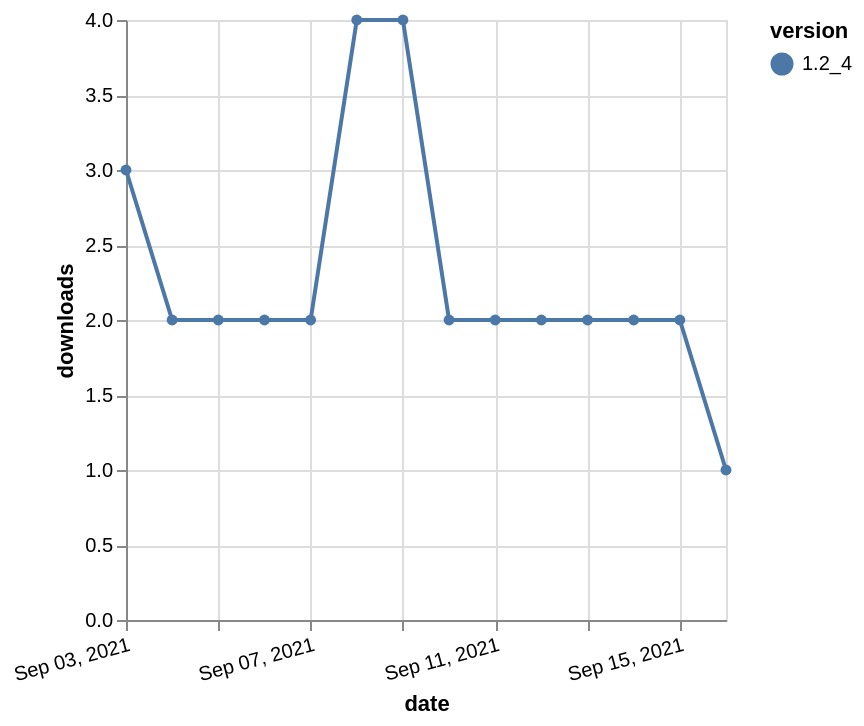

Express this chart as Vega-Lite.
### Vega-Lite specification from a JSON file in a GitHub repository (floating-point values rounded to 4 significant figures)
{"$schema": "https://vega.github.io/schema/vega-lite/v5.json", "description": "A simple bar chart with embedded data.", "data": {"values": [{"date": "2021-09-03", "total": 3132, "delta": 3, "version": "1.2_4"}, {"date": "2021-09-04", "total": 3134, "delta": 2, "version": "1.2_4"}, {"date": "2021-09-05", "total": 3136, "delta": 2, "version": "1.2_4"}, {"date": "2021-09-06", "total": 3138, "delta": 2, "version": "1.2_4"}, {"date": "2021-09-07", "total": 3140, "delta": 2, "version": "1.2_4"}, {"date": "2021-09-08", "total": 3144, "delta": 4, "version": "1.2_4"}, {"date": "2021-09-09", "total": 3148, "delta": 4, "version": "1.2_4"}, {"date": "2021-09-10", "total": 3150, "delta": 2, "version": "1.2_4"}, {"date": "2021-09-11", "total": 3152, "delta": 2, "version": "1.2_4"}, {"date": "2021-09-12", "total": 3154, "delta": 2, "version": "1.2_4"}, {"date": "2021-09-13", "total": 3156, "delta": 2, "version": "1.2_4"}, {"date": "2021-09-14", "total": 3158, "delta": 2, "version": "1.2_4"}, {"date": "2021-09-15", "total": 3160, "delta": 2, "version": "1.2_4"}, {"date": "2021-09-16", "total": 3161, "delta": 1, "version": "1.2_4"}]}, "width": "container", "mark": {"type": "line", "point": {"filled": true}}, "encoding": {"x": {"field": "date", "type": "temporal", "timeUnit": "yearmonthdate", "title": "date", "axis": {"labelAngle": -15}}, "y": {"field": "delta", "type": "quantitative", "title": "downloads"}, "color": {"field": "version", "type": "nominal"}, "tooltip": {"field": "delta"}}}
